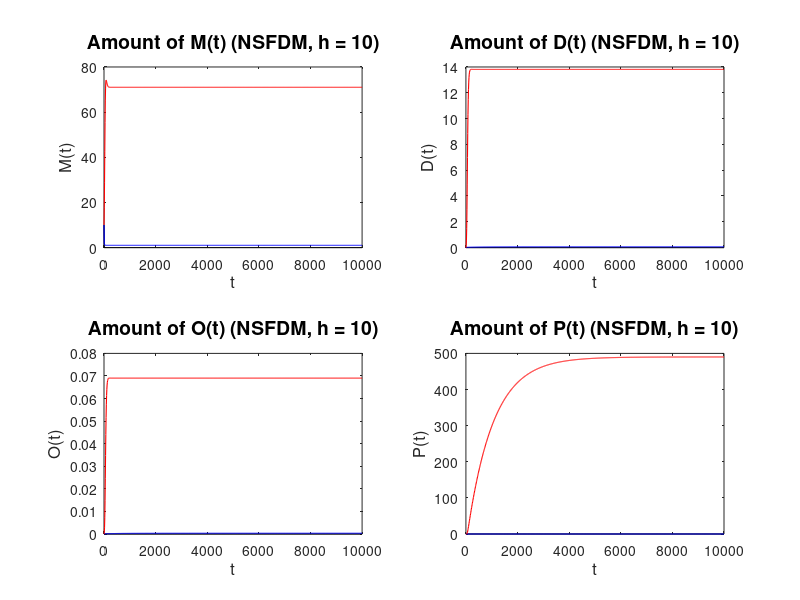

Write MATLAB code to recreate this figure.
% Example 5: Parameter Sensitivity - Varying Delta

% Step 1: Definition of All Problem Parameters

# Values from Lindstrom 2021 and Cindyawati 2024

S        = 3.6*10^(-12);
delta    = 0.1;
gamma_1  = 0.01;
gamma_2  = 1;
gamma_3  = 100;
K_1      = 10^(-4);
K_2      = 5*10^(-4);
K_O      = 0.1;
mu_1     = 0.001;
mu_2     = 0.001;
mu_O     = 0.001;
mu_P     = 0.001;

% Step 2: Definition of Time Grid and Initial Conditions

T          = 10000;
h          = 10;
t          = (0:h:T)';

M_null      = 10;
D_null      = 0;
O_null      = 0;
P_null      = 0;

% Step 3: Initialization of Solution Vectors

M_nsfdm_1    = zeros(length(t),1);
D_nsfdm_1    = zeros(length(t),1);
O_nsfdm_1    = zeros(length(t),1);
P_nsfdm_1    = zeros(length(t),1);

M_nsfdm_1(1) = M_null;
D_nsfdm_1(1) = D_null;
O_nsfdm_1(1) = O_null;
P_nsfdm_1(1) = P_null;

M_nsfdm_2    = zeros(length(t),1);
D_nsfdm_2    = zeros(length(t),1);
O_nsfdm_2    = zeros(length(t),1);
P_nsfdm_2    = zeros(length(t),1);

M_nsfdm_2(1) = M_null;
D_nsfdm_2(1) = D_null;
O_nsfdm_2(1) = O_null;
P_nsfdm_2(1) = P_null;

M_nsfdm_3    = zeros(length(t),1);
D_nsfdm_3    = zeros(length(t),1);
O_nsfdm_3    = zeros(length(t),1);
P_nsfdm_3    = zeros(length(t),1);

M_nsfdm_3(1) = M_null;
D_nsfdm_3(1) = D_null;
O_nsfdm_3(1) = O_null;
P_nsfdm_3(1) = P_null;

% Step 4: Loop over Time Grid

for j = 1:1:(length(t)-1)
  h            = t(j+1) - t(j);

  M_nsfdm_1(j+1) = (M_nsfdm_1(j)+h*(S+delta*M_nsfdm_1(j)))/(1+h*((delta/gamma_1)*M_nsfdm_1(j)+2*K_1*M_nsfdm_1(j)+K_2*D_nsfdm_1(j)+K_O*O_nsfdm_1(j)+mu_1));
  D_nsfdm_1(j+1) = (D_nsfdm_1(j)+h*(K_1*M_nsfdm_1(j)*M_nsfdm_1(j+1)))/(1+h*(K_2*M_nsfdm_1(j+1)+mu_2));
  O_nsfdm_1(j+1) = (O_nsfdm_1(j)+h*(K_2*M_nsfdm_1(j+1)*D_nsfdm_1(j+1)))/(1+h*(K_O*M_nsfdm_1(j+1)+mu_O));
  P_nsfdm_1(j+1) = (P_nsfdm_1(j)+h*(K_O*M_nsfdm_1(j+1)*O_nsfdm_1(j+1)))/(1+h*mu_P);

  M_nsfdm_2(j+1) = (M_nsfdm_2(j)+h*(S+delta*M_nsfdm_2(j)))/(1+h*((delta/gamma_2)*M_nsfdm_2(j)+2*K_1*M_nsfdm_2(j)+K_2*D_nsfdm_2(j)+K_O*O_nsfdm_2(j)+mu_1));
  D_nsfdm_2(j+1) = (D_nsfdm_2(j)+h*(K_1*M_nsfdm_2(j)*M_nsfdm_2(j+1)))/(1+h*(K_2*M_nsfdm_2(j+1)+mu_2));
  O_nsfdm_2(j+1) = (O_nsfdm_2(j)+h*(K_2*M_nsfdm_2(j+1)*D_nsfdm_2(j+1)))/(1+h*(K_O*M_nsfdm_2(j+1)+mu_O));
  P_nsfdm_2(j+1) = (P_nsfdm_2(j)+h*(K_O*M_nsfdm_2(j+1)*O_nsfdm_2(j+1)))/(1+h*mu_P);

  M_nsfdm_3(j+1) = (M_nsfdm_3(j)+h*(S+delta*M_nsfdm_3(j)))/(1+h*((delta/gamma_3)*M_nsfdm_3(j)+2*K_1*M_nsfdm_3(j)+K_2*D_nsfdm_3(j)+K_O*O_nsfdm_3(j)+mu_1));
  D_nsfdm_3(j+1) = (D_nsfdm_3(j)+h*(K_1*M_nsfdm_3(j)*M_nsfdm_3(j+1)))/(1+h*(K_2*M_nsfdm_3(j+1)+mu_2));
  O_nsfdm_3(j+1) = (O_nsfdm_3(j)+h*(K_2*M_nsfdm_3(j+1)*D_nsfdm_3(j+1)))/(1+h*(K_O*M_nsfdm_3(j+1)+mu_O));
  P_nsfdm_3(j+1) = (P_nsfdm_3(j)+h*(K_O*M_nsfdm_3(j+1)*O_nsfdm_3(j+1)))/(1+h*mu_P);
endfor

% Step 5: Plotting

figure(4)

hold on

subplot(2,2,1);
plot(t,M_nsfdm_1,'linewidth',0.8,'color','black');
hold on
plot(t,M_nsfdm_2,'linewidth',0.8,'color','blue');
hold on
plot(t,M_nsfdm_3,'linewidth',0.8,'color','red');
title('Amount of M(t) (NSFDM, h = 10)','fontsize',14);
xlabel('t','fontsize',12);
ylabel('M(t)','fontsize',12);

subplot(2,2,2);
plot(t,D_nsfdm_1,'linewidth',0.8,'color','black');
hold on
plot(t,D_nsfdm_2,'linewidth',0.8,'color','blue');
hold on
plot(t,D_nsfdm_3,'linewidth',0.8,'color','red');
title('Amount of D(t) (NSFDM, h = 10)','fontsize',14);
xlabel('t','fontsize',12);
ylabel('D(t)','fontsize',12);

subplot(2,2,3);
plot(t,O_nsfdm_1,'linewidth',0.8,'color','black');
hold on
plot(t,O_nsfdm_2,'linewidth',0.8,'color','blue');
hold on
plot(t,O_nsfdm_3,'linewidth',0.8,'color','red');
title('Amount of O(t) (NSFDM, h = 10)','fontsize',14);
xlabel('t','fontsize',12);
ylabel('O(t)','fontsize',12);

subplot(2,2,4);
plot(t,P_nsfdm_1,'linewidth',0.8,'color','black');
hold on
plot(t,P_nsfdm_2,'linewidth',0.8,'color','blue');
hold on
plot(t,P_nsfdm_3,'linewidth',0.8,'color','red');
title('Amount of P(t) (NSFDM, h = 10)','fontsize',14);
xlabel('t','fontsize',12);
ylabel('P(t)','fontsize',12);

hold off
